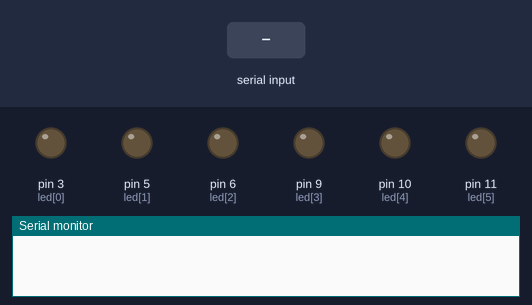
Recording of a sketch running on a simulated Arduino Uno, built with avr-gcc and run on an emulated ATmega328P. On the bench: output pins drawn as LEDs (lit = HIGH), the last lines printed to the serial monitor. The test bench sets the inputs (shaded band).

Above: at 1.2 s.
1.3 s: "90,45\n" received over Serial
At 2.5 s:
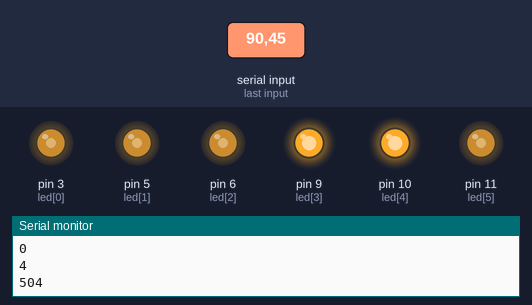
2.8 s: "30,150\n" received over Serial
At 3.8 s:
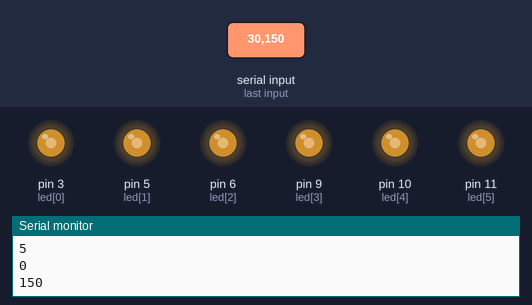
4.3 s: "200\n" received over Serial
At 4.9 s:
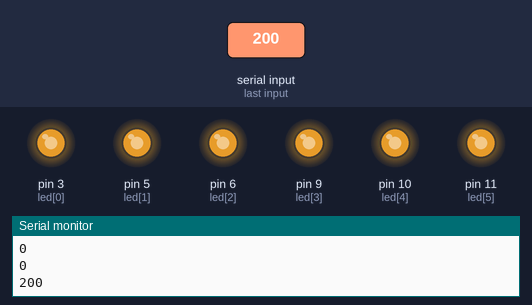
5.8 s: "30,150\n" received over Serial
At 7.2 s:
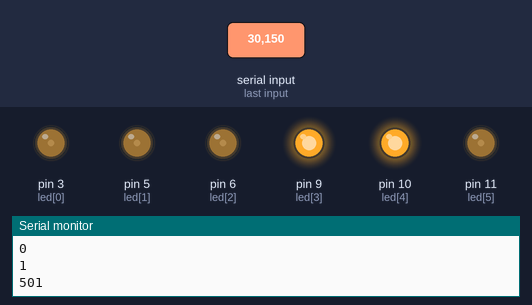
Timing chart, 0 to 8.3 s (numbered marks = the images above; inputs shaded):
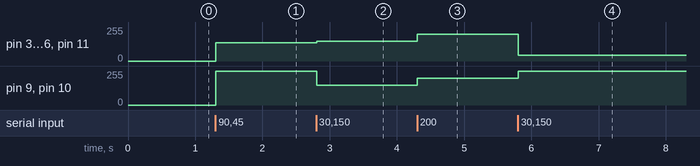

Measured:
- after the input at 1.3 s, pin 3 (led[0]), pin 5 (led[1]), pin 6 (led[2]), pin 11 (led[5]): 0/255 → 136/255 at once; pin 9 (led[3]), pin 10 (led[4]): 0/255 → 255/255 at once
- after the input at 2.8 s, pin 3 (led[0]), pin 5 (led[1]), pin 6 (led[2]), pin 11 (led[5]): 136/255 → 150/255 at once; pin 9 (led[3]), pin 10 (led[4]): 255/255 → 150/255 at once
- after the input at 4.3 s, pin 3 (led[0]), pin 5 (led[1]), pin 6 (led[2]), pin 9 (led[3]), pin 10 (led[4]), pin 11 (led[5]): 150/255 → 200/255 at once
- after the input at 5.8 s, pin 3 (led[0]), pin 5 (led[1]), pin 6 (led[2]), pin 11 (led[5]): 200/255 → 45/255 at once; pin 9 (led[3]), pin 10 (led[4]): 200/255 → 255/255 at once

The sketch:

serialcommunication3.ino
```cpp
const unsigned int led[8] = {3, 5, 6, 9, 10, 11};
enum {IN0, IN1, IN2, IN3};

void setup(){
  Serial.begin(9600);
}

int state_input =IN0;
unsigned char d0, d1, d2;

void loop(){
  if(Serial.available()) {
      char userInput = Serial.read();
      // newline 값을 처리한다.
      if(userInput >= '0' && userInput <= '9'){
        if (state_input == IN0){
          state_input = IN1;
          d0 = userInput;
          d0 = d0-'0';
        } else if(state_input ==IN1){
          state_input = IN2;
          d1 = userInput;
          d1 = d1-'0';
        } else if(state_input ==IN2){
          state_input = IN3;
          d2 = userInput;
          d2 = d2-'0';
        }
        Serial.println(d0);
        Serial.println(d1);
        Serial.println(d2);
        int dA = d0*100 + d1*10 + d2 ;
        Serial.println(dA);

      if (state_input == IN3){
          state_input = IN0;
          for(int x=0;x<=5;x++){
            analogWrite(led[x], dA);
          }
      }
      }
  }

}
```
